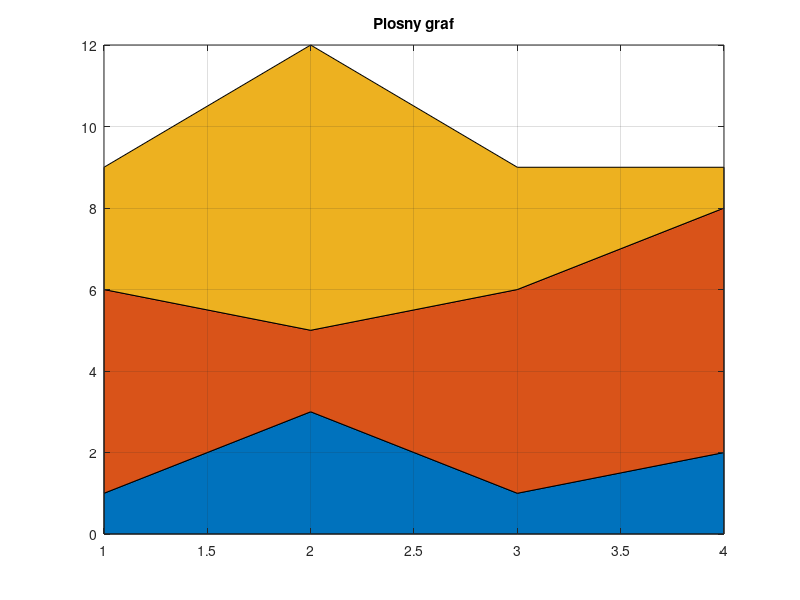

This chart was generated by the following MATLAB code:
% pouziti funkce area
% k vykresleni plosneho grafu

y=[1 5 3; 3 2 7; 1 5 3; 2 6 1]
area(y)
grid on %zobrazeni mrizky
colormap copper %nastaveni barevne palety
set(gca,'Layer','top') %aby se neprekryvaly prubehy
title('Plosny graf') %nadpis grafu